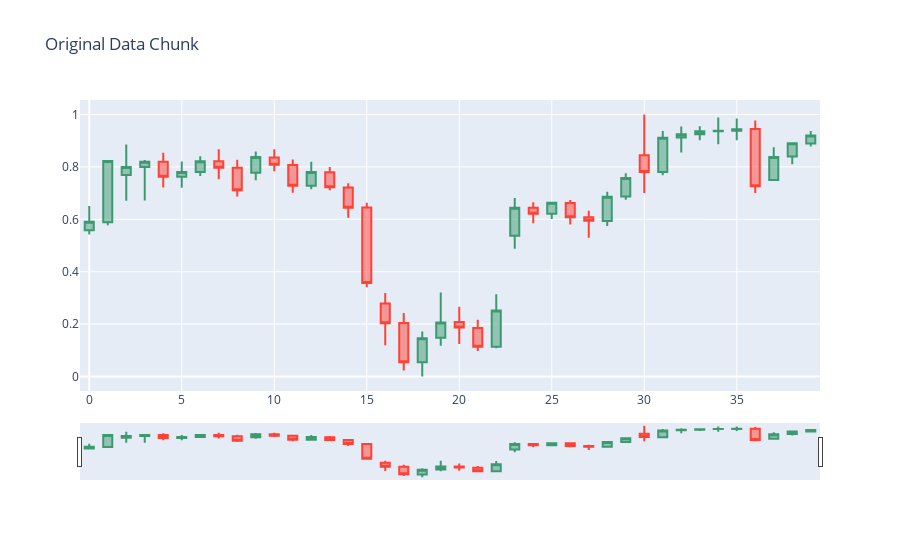

Source (notebook cell):
### Code cell
# Needed to display plotly in jupyter notebook
plotly.offline.init_notebook_mode(connected=True)

fig = go.Figure(data=[go.Candlestick(
    open=batch[batch_idx][:, 0].detach().cpu(), high=batch[batch_idx][:, 1].detach().cpu(),
    low=batch[batch_idx][:, 2].detach().cpu(), close=batch[batch_idx][:, 3].detach().cpu())])

fig.update_layout(
                  title='Original Data Chunk',
                  xaxis_rangeslider_visible=True,
                  yaxis_fixedrange=False,
                 )
